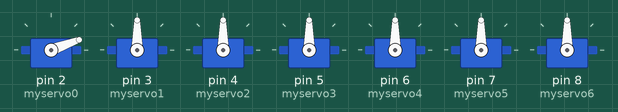
The sketch below on a simulated Arduino Uno, built with avr-gcc and run on an emulated ATmega328P. Shown: 7 × servo.

Above: at 0.1 s.
At 1.6 s:
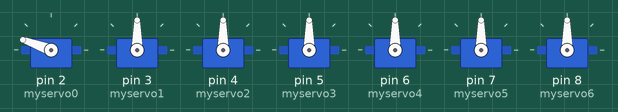
At 4.6 s:
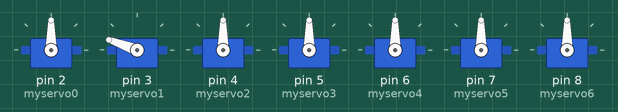
At 9.1 s:
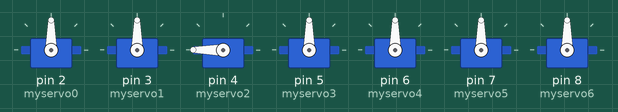
At 14.1 s:
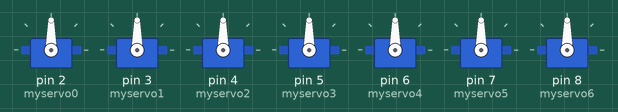
At 18.6 s:
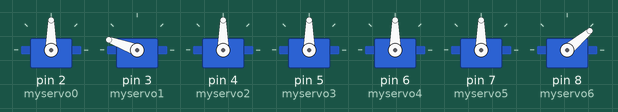
Timing chart, 0 to 20.1 s (numbered marks = the images above):
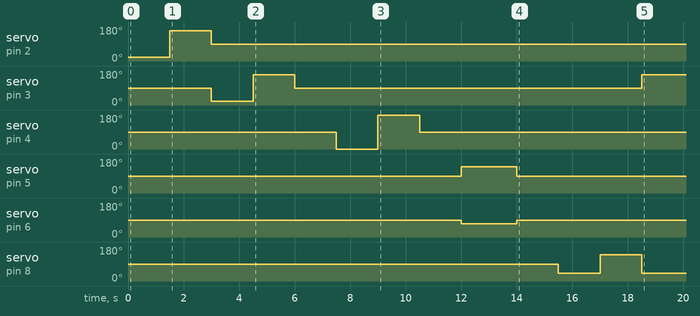

The sketch:

rutina1d.ino
```cpp
#include <Servo.h>

// Declaración de los 7 objetos Servo:
Servo myservo0; // Pin 2: Base/Rotación
Servo myservo1; // Pin 3: Hombro -> Termina en 160° (Posición Baja)
Servo myservo2; // Pin 4: Codo
Servo myservo3; // Pin 5: Articulación 4 (Eje)
Servo myservo4; // Pin 6: Articulación 5 (Eje opuesto)
Servo myservo5; // Pin 7: Muñeca Arriba/Abajo
Servo myservo6; // Pin 8: Pinza/Agarre (Giro/Rotación) -> Termina en 40°

void setup()
{
  // Asignación de Pines para los 7 Servos (Pines 2 al 8)
  myservo0.attach(2);
  myservo1.attach(3);
  myservo2.attach(4);
  myservo3.attach(5);
  myservo4.attach(6);
  myservo5.attach(7);
  myservo6.attach(8);

  // Posición inicial: 90 grados para todos
  myservo0.write(90);
  myservo1.write(90);
  myservo2.write(90);
  myservo3.write(90);
  myservo4.write(90);
  myservo5.write(90);
  myservo6.write(90);
}

void loop()
{
  // --- SECUENCIAS DE MOVIMIENTO (No se modifican) ---

  // Prueba Servo 0 (Base)
  myservo0.write(20); myservo1.write(90); myservo2.write(90); myservo3.write(90); myservo4.write(90); myservo5.write(90); myservo6.write(90); delay(1500);
  myservo0.write(160); myservo1.write(90); myservo2.write(90); myservo3.write(90); myservo4.write(90); myservo5.write(90); myservo6.write(90); delay(1500);

  // Prueba Servo 1 (Hombro)
  myservo0.write(90); myservo1.write(20); myservo2.write(90); myservo3.write(90); myservo4.write(90); myservo5.write(90); myservo6.write(90); delay(1500);
  myservo0.write(90); myservo1.write(160); myservo2.write(90); myservo3.write(90); myservo4.write(90); myservo5.write(90); myservo6.write(90); delay(1500);

  // Reset a 90°
  myservo0.write(90); myservo1.write(90); myservo2.write(90); myservo3.write(90); myservo4.write(90); myservo5.write(90); myservo6.write(90); delay(1500);

  // Prueba Servo 2 (Codo)
  myservo0.write(90); myservo1.write(90); myservo2.write(0); myservo3.write(90); myservo4.write(90); myservo5.write(90); myservo6.write(90); delay(1500);
  myservo0.write(90); myservo1.write(90); myservo2.write(180); myservo3.write(90); myservo4.write(90); myservo5.write(90); myservo6.write(90); delay(1500);

  // Reset a 90°
  myservo0.write(90); myservo1.write(90); myservo2.write(90); myservo3.write(90); myservo4.write(90); myservo5.write(90); myservo6.write(90); delay(1500);

  // Movimiento Coordinado/Opuesto (Articulación 4 y 5)
  myservo0.write(90); myservo1.write(90); myservo2.write(90); myservo3.write(140); myservo4.write(70); myservo5.write(90); myservo6.write(90); delay(2000);

  // Reset a 90°
  myservo0.write(90); myservo1.write(90); myservo2.write(90); myservo3.write(90); myservo4.write(90); myservo5.write(90); myservo6.write(90); delay(1500);

  // --- MOVIMIENTO DE PINZA/AGARRE - GIRO (MYSPEVO6 en Pin 8) ---
  myservo0.write(90); myservo1.write(90); myservo2.write(90); myservo3.write(90); myservo4.write(90); myservo5.write(90); myservo6.write(40); delay(1500);
  myservo0.write(90); myservo1.write(90); myservo2.write(90); myservo3.write(90); myservo4.write(90); myservo5.write(90); myservo6.write(140); delay(1500);

  // 🚀 REPOSO FINAL AJUSTADO

  // 1. Regreso a la posición de reposo final:
  myservo0.write(90);
  myservo1.write(160); // Hombro: Posición Baja
  myservo2.write(90);
  myservo3.write(90);
  myservo4.write(90);
  myservo5.write(90); // Muñeca Arriba/Abajo: Centro
  myservo6.write(40); // Pinza/Giro: Posición de Reposo ajustada a 40°

  // 2. Espera 1.5 segundos.
  delay(1500);

  // 3. Bloquea el robot en esta posición.
  delay(15000000);
}
```

Measured:
- by itself, servo on pin 2 (myservo0): 20° → 160° at 1.5 s, → 90° 1.5 s later
- by itself, servo on pin 3 (myservo1): 90° → 20° at 3.0 s, → 160° 1.5 s later, → 90° 1.5 s later, → 160° 12.5 s later
- by itself, servo on pin 4 (myservo2): 90° → 0° at 7.5 s, → 180° 1.5 s later, → 90° 1.5 s later
- by itself, servo on pin 5 (myservo3): 90° → 140° at 12.0 s, → 90° 2.0 s later
- by itself, servo on pin 6 (myservo4): 90° → 70° at 12.0 s, → 90° 2.0 s later
- by itself, servo on pin 8 (myservo6): 90° → 40° at 15.5 s, → 140° 1.5 s later, → 40° 1.5 s later
